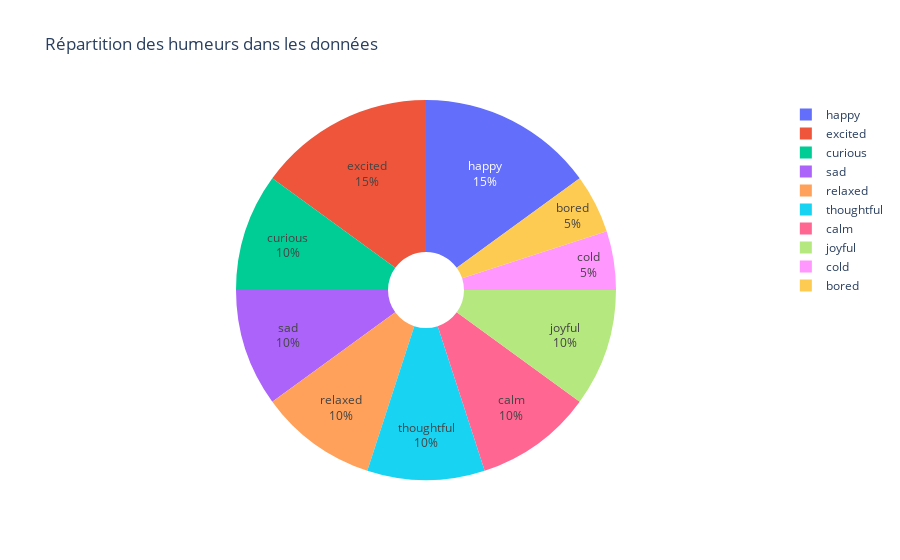

Here is the notebook cell this chart was saved with:
### Code cell
def plot_mood_distribution(df):

    # Lecture du fichier
    df= pd.read_csv(df)
    fig = px.pie(
        df,
        names='mood',
        title='Répartition des humeurs dans les données',
        hole=0.2,  # Trou du donut
    )
    fig.update_traces(textinfo='percent+label')  # Affiche % et le nom de l’humeur
    fig.show()

plot_mood_distribution("travel_data.csv")

### Figure 1 — Plotly figure (JSON) as saved in the notebook; plotly's stock layout.template omitted (floating-point values rounded to 4 significant figures)
{"data": [{"domain": {"x": [0, 1], "y": [0, 1]}, "hole": 0.2, "hovertemplate": "mood=%{label}<extra></extra>", "labels": ["happy", "curious", "sad", "excited", "relaxed", "thoughtful", "happy", "calm", "joyful", "cold", "excited", "joyful", "relaxed", "thoughtful", "sad", "happy", "curious", "excited", "bored", "calm"], "legendgroup": "", "name": "", "showlegend": true, "textinfo": "percent+label", "type": "pie"}], "layout": {"legend": {"tracegroupgap": 0}, "title": {"text": "Répartition des humeurs dans les données"}}}
